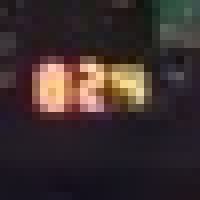
#> input picture meter.jpeg, 25 x 25 px (shown 8 times larger)
$ python untitled0.py
#> lines starting #> are read from the running program, lines starting #| are printed output that depends on the picture
#!/usr/bin/env python3
# -*- coding: utf-8 -*-
"""
Created on Tue Feb 26 09:13:35 2019

@author: lord_rhandy
"""


#def segmented (digit) ;:

import cv2
import numpy as np

image=cv2.imread("../meter.jpeg")
#> image is the input picture: shape (25, 25, 3); mean B, G, R 45.8, 45.8, 58.5
#print (image.shape)
#image = cv2.imread("../meter.jpeg")
kernel = np.array([[-1,-1,-1],
                   [-1, 9,-1],
                   [-1,-1,-1]])
sharpened = cv2.filter2D(image, -1, kernel) # applying the sharpening kernel to the input image & displaying it.
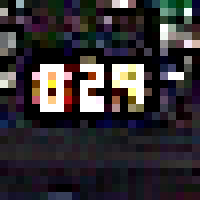
#> sharpened: shape (25, 25, 3) (shown 8 times larger); mean B, G, R 51.6, 48.1, 52.3
# [10 lines of commented-out code are left out]


def crop_image (image):
    digit1 =image [28:60,16:35]
#> digit1 = empty array
    digit2 =image [28:60, 36:56]
#> digit2 = empty array
    digit3= image [28:60, 56:76]
#> digit3 = empty array
    return (digit1,digit2,digit3)

def show_image (digit1,digit2,digit3) :
    cv2.imshow("First Digit", digit1)
    cv2.imshow("Second Digit", digit2)
    cv2.imshow("Third Digit", digit3)

digit1,digit2,digit3 =crop_image(sharpened)
#> digit1 = empty array; digit2 = empty array; digit3 = empty array
show_image(digit1,digit2,digit3)

cv2.waitKey(0)
cv2.destroyAllWindows()
